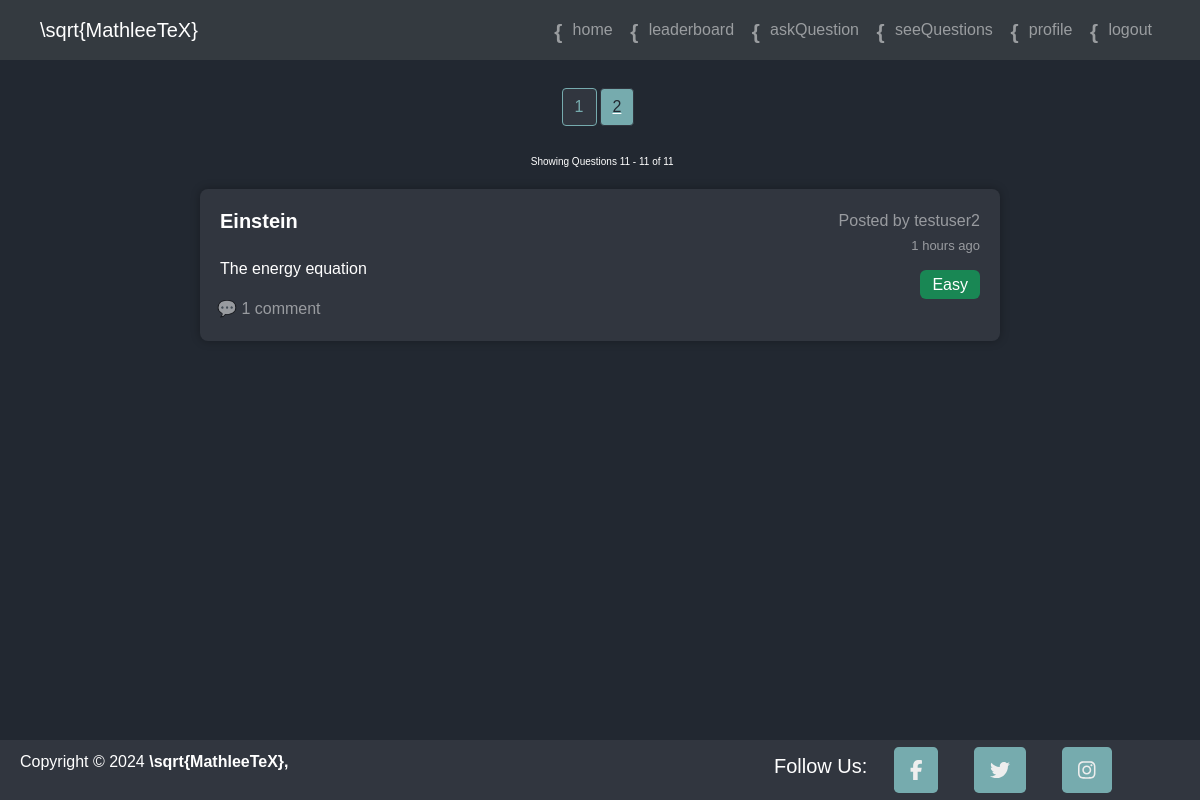
Page /play?page=2 (signed in) on the committed database.
### app/models.py (models this page shows)
class questions(db.Model):
    question_id = db.Column(db.Integer, primary_key=True)
    user_id = db.Column(db.Integer, db.ForeignKey('users.user_id'), nullable=False)
    title = db.Column(db.String, nullable=False)
    question_description = db.Column(db.Text, nullable=False)
    correct_answer = db.Column(db.Text, nullable=False)
    date_posted = db.Column(db.DateTime, default=datetime.utcnow)
    difficulty_level = db.Column(db.String, nullable=False)
    comments = db.relationship('comments', backref='questions')
    deleted = db.Column(db.Boolean, default=False)

### app/routes.py (the view)
@app.route('/play', methods=['GET'])
def play():
    page = request.args.get('page', 1, type=int)
    user = current_user.get_id()
    if user is not None:
        query = db.session.query(questions, users).join(users).filter(questions.user_id != user)
    else:
        query = db.session.query(questions, users).join(users)
    comment_count = db.session.query(questions.question_id, func.count(questions.question_id).label("comment_count")).join(questions.comments).group_by(questions.question_id).subquery('comment_count')
    query = query.filter(questions.deleted == False)
    query = query.outerjoin(comment_count, comment_count.c.question_id==questions.question_id)
    question_list = query.with_entities(questions.question_id,
                                        questions.title,
                                        questions.question_description,
                                        questions.difficulty_level,
                                        questions.date_posted,
                                        users.username,
                                        comment_count.c.comment_count
                                        ).order_by(questions.date_posted.desc()).paginate(page=page, per_page=10)
    answer_form = AnswerForm()
    return render_template("play_question.html", question_list=question_list, answer_form=answer_form)

### app/__init__.py (called while the page is built)
@login_manager.user_loader
def load_user(user_id):
    return models.users.query.get(int(user_id))

### app/models.py (called while the page is built)
    def get_id(self):
        return str(self.user_id)

### app/templates/play_question.html (shortened to what this page needs)
{% extends "katexscripts.html" %}
{% block body %}
<div>
    <nav>
        <ul class="pagination paginate justify-content-center my-2">
            {% for page in question_list.iter_pages() %}
            {% if page %}
            {% if page != question_list.page %}
            <li class="page-item">
                <a class="page-link" href="{{ url_for('play', page=page) }}">{{ page }}</a>
            </li>
            {% else %}
            <li class="page-item active">
                <a class="page-link">{{ page }}</span></a>
            </li>
            {% endif %}
            {% else %}
            <li class="page-item disabled">
                <a class="page-link">...</a>
            </li>
            {% endif %}
            {% endfor %}
        </ul>
    </nav>
    <p class="page-status">Showing Questions {{ question_list.first }} - {{ question_list.last }} of {{
        question_list.total }}</p>
</div>
<div class="end-section">
    {% for question in question_list.items %}
    <div class="section question container prevent-select"
        onclick='showQuestion(qid={{ question.question_id }}, title={{ question.title|tojson }}, difficulty={{ question.difficulty_level|tojson }}, description={{ question.question_description|tojson }}, username={{ question.username|tojson }}, date_posted=$(".dateposted.question{{ question.question_id }}").text())'>
        <div class="row">
            <div class="col-8">
                <h5 class="fw-bold render-katex">{{ question.title }}</h5>
            </div>
            <div class="col-4 text-end opacity-50">
                <p class="mb-0">
                    Posted by {{ question.username }}<br>
                    <span dateposted="{{ question.date_posted }}"
                        class="dateposted question{{ question.question_id }}"></span>
                </p>
            </div>
        </div>
        <div class="row">
            <div class="col-9">
                <p class="render-katex">{{ question.question_description }}</p>
            </div>
            <div class="col-3 text-end align-self-end">
                {% if question.difficulty_level == 'Easy' %}
                <span class="easy">Easy</span>
                {% endif %}
            </div>
        </div>
        <div class="row">
            <span class="opacity-50">
                💬
                {% if question.comment_count == None %}
                0
                {% else %}
                {{ question.comment_count }}
                {% endif %}
                comment{% if question.comment_count != 1 %}s{% endif %}
            </span>
        </div>
    </div>
    {% endfor %}
</div>
{% endblock %}

### app/static/CSS/style.css (style rules this page uses)
body { margin: 0; padding-top: 60px; font-family: "Computer Modern Bright", sans-serif; background-color: #222831; color: #FFF; }

### rows in the picture
questions: title "Einstein", username "testuser2", question_description "The energy equation", difficulty_level "Easy", comment_count "1"

### other values in the picture
{{ page }} "1"
{{ page }} "2"
{{ question_list.first }} "11"
{{ question_list.last }} "11"
{{ question_list.total }} "11"
